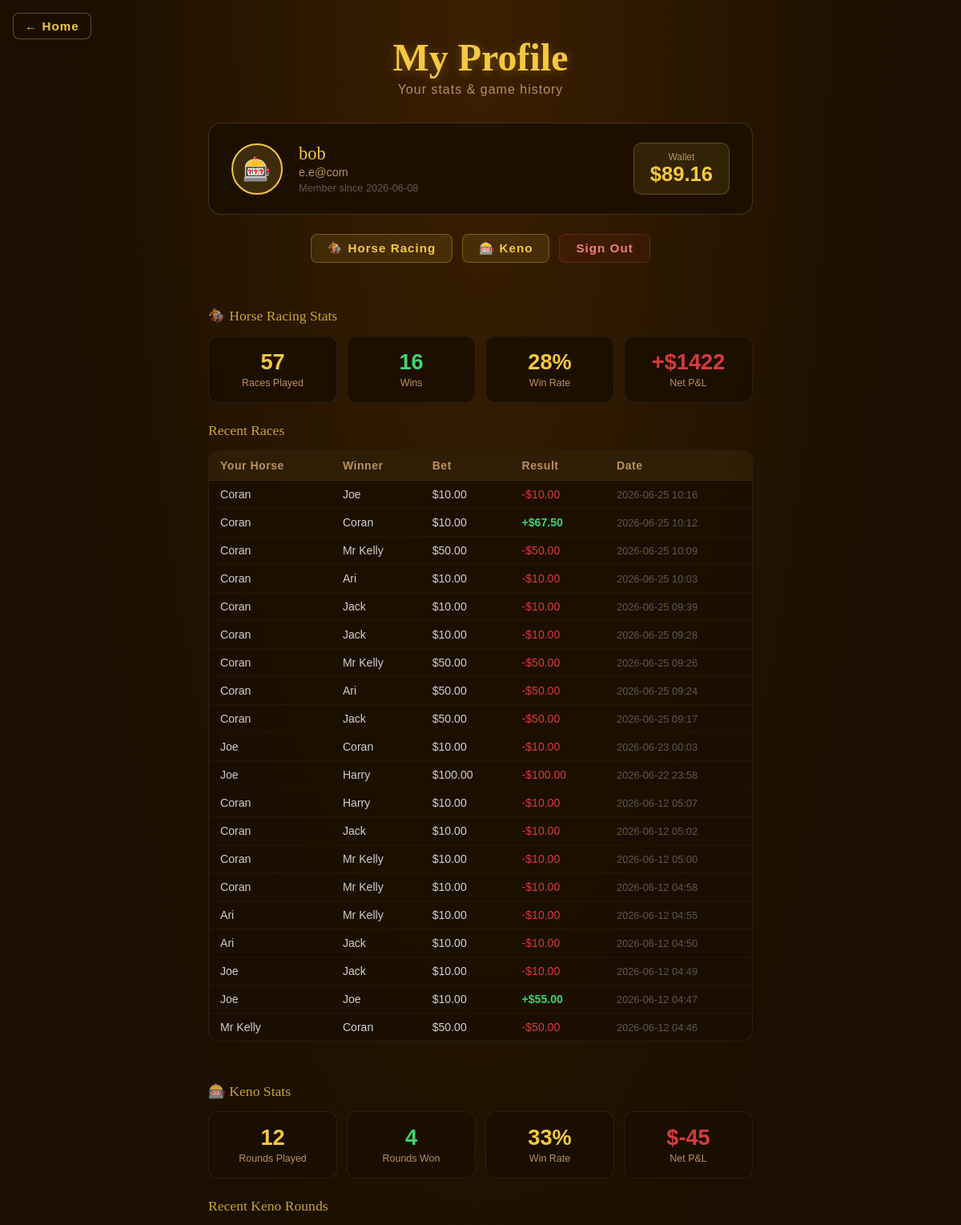
The page /profile (signed in, upper part) on the database as committed earlier.
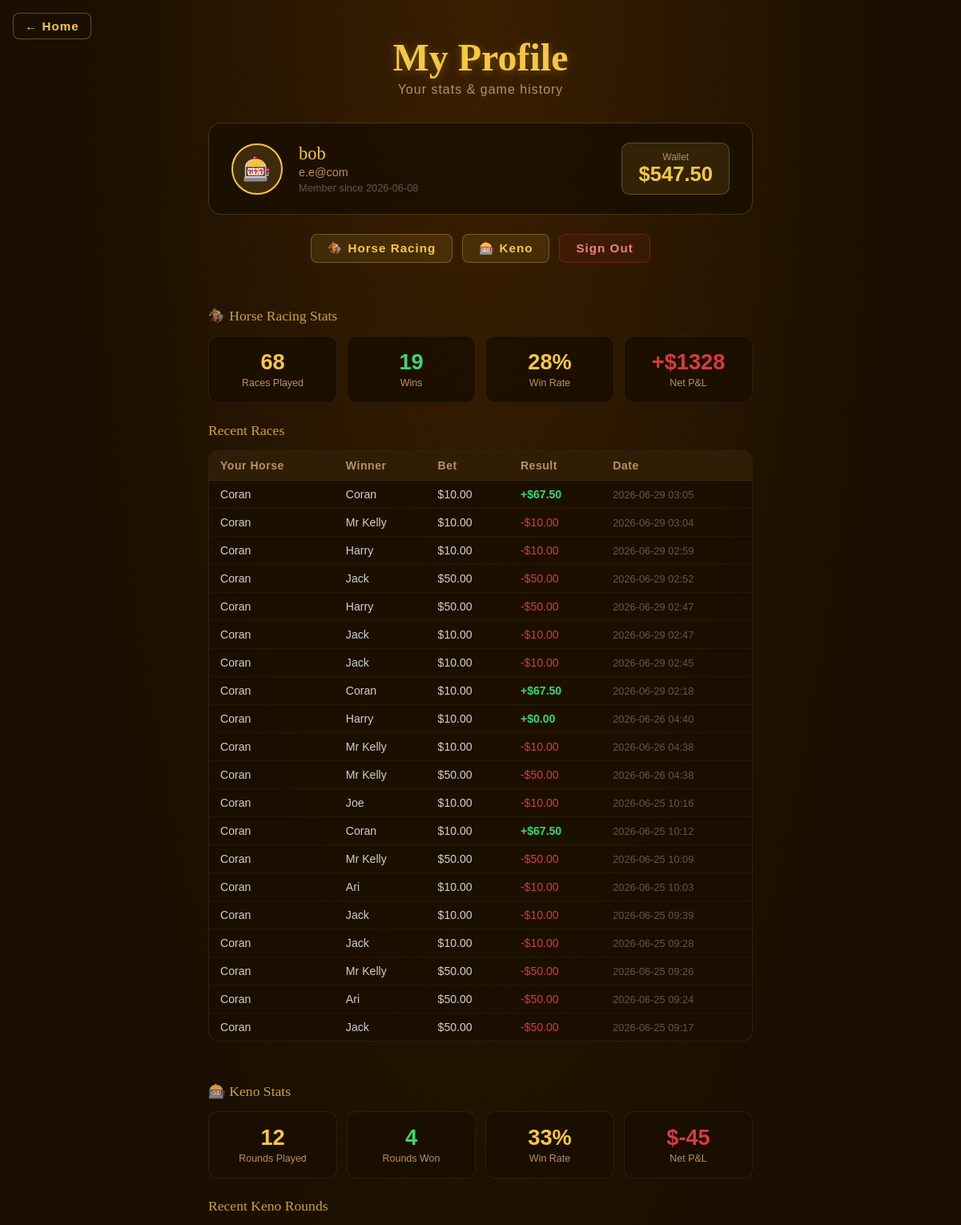
The same page on the database as committed later.
### tables this page shows
CREATE TABLE users (
            id            INTEGER PRIMARY KEY AUTOINCREMENT,
            username      TEXT    NOT NULL UNIQUE,
            email         TEXT    NOT NULL UNIQUE,
            password_hash TEXT    NOT NULL,
            wallet        REAL    NOT NULL DEFAULT 1000.0,
            total_wagered REAL    NOT NULL DEFAULT 0.0,
            total_won     REAL    NOT NULL DEFAULT 0.0,
            race_wins     INTEGER NOT NULL DEFAULT 0,
            race_plays    INTEGER NOT NULL DEFAULT 0,
            keno_wins     INTEGER NOT NULL DEFAULT 0,
            keno_plays    INTEGER NOT NULL DEFAULT 0,
            win_streak    INTEGER NOT NULL DEFAULT 0,
            best_streak   INTEGER NOT NULL DEFAULT 0,
            created_at    TEXT    NOT NULL
        );

CREATE TABLE race_history (
            id            INTEGER PRIMARY KEY AUTOINCREMENT,
            user_id       INTEGER NOT NULL REFERENCES users(id),
            horse_id      INTEGER NOT NULL,
            horse_name    TEXT    NOT NULL,
            bet           REAL    NOT NULL,
            won           INTEGER NOT NULL,
            payout        REAL    NOT NULL,
            winner_name   TEXT    NOT NULL,
            winner_place  INTEGER NOT NULL DEFAULT 1,
            mode          TEXT    NOT NULL DEFAULT 'classic',
            weather       TEXT,
            powers_used   TEXT,
            power_cost    REAL    NOT NULL DEFAULT 0,
            place_finished INTEGER NOT NULL DEFAULT 6,
            played_at     TEXT    NOT NULL
        );

### app.py (the view)
@app.route('/profile')
@login_required
def profile():
    user  = current_user()
    db    = get_db()
    races = db.execute(
        'SELECT * FROM race_history WHERE user_id=? ORDER BY played_at DESC LIMIT 20',
        (user['id'],)
    ).fetchall()
    kenos = db.execute(
        'SELECT * FROM keno_history WHERE user_id=? ORDER BY played_at DESC LIMIT 20',
        (user['id'],)
    ).fetchall()
    race_stats = db.execute(
        '''SELECT COUNT(*) as total, SUM(won) as wins,
                  SUM(bet) as wagered, SUM(payout) as returned
           FROM race_history WHERE user_id=?''',
        (user['id'],)
    ).fetchone()
    keno_stats = db.execute(
        '''SELECT COUNT(*) as total, SUM(won) as wins,
                  SUM(bet) as wagered, SUM(payout) as returned
           FROM keno_history WHERE user_id=?''',
        (user['id'],)
    ).fetchone()
    user_achievements = db.execute(
        'SELECT code, unlocked_at FROM achievements WHERE user_id=? ORDER BY unlocked_at DESC',
        (user['id'],)
    ).fetchall()
    enriched_achievements = [
        {**ACHIEVEMENT_DEFS.get(row['code'], {'name': row['code'], 'desc': '', 'xp': 0}),
         'code': row['code'], 'unlocked_at': row['unlocked_at']}
        for row in user_achievements
    ]
    today_challenges = db.execute(
        'SELECT key, progress, completed FROM daily_challenges WHERE user_id=? AND date=?',
        (user['id'], today_str())
    ).fetchall()
    return render_template(
        'Profile.html',
        user=user,
        races=races,
        kenos=kenos,
        race_stats=race_stats,
        keno_stats=keno_stats,
        achievements=enriched_achievements,
        daily_challenges=today_challenges,
        challenge_defs=DAILY_CHALLENGE_DEFS,
    )

### app.py (called while the page is built)
def get_db():
    if 'db' not in g:
        g.db = sqlite3.connect(DATABASE)
        g.db.row_factory = sqlite3.Row
    return g.db

def login_required(f):
    @wraps(f)
    def decorated(*args, **kwargs):
        if 'user_id' not in session:
            return redirect(url_for('login'))
        return f(*args, **kwargs)
    return decorated

def current_user():
    if 'user_id' not in session:
        return None
    return get_db().execute('SELECT * FROM users WHERE id=?', (session['user_id'],)).fetchone()

def today_str():
    return datetime.now(timezone.utc).strftime('%Y-%m-%d')

### Templates/Profile.html (shortened to what this page needs)
<!DOCTYPE html>
<html lang="en">
<head>
</head>
<body>
<a href="/" class="back-home">&#8592; Home</a>
<h1>My Profile</h1>
<p class="subtitle">Your stats &amp; game history</p>
<div class="account-card">
  <div class="avatar">🎰</div>
  <div class="account-info">
    <div class="name">{{ user['username'] }}</div>
    <div class="email">{{ user['email'] }}</div>
    <div class="since">Member since {{ user['created_at'][:10] }}</div>
  </div>
  <div class="wallet-big">
    <span class="wlabel">Wallet</span>
    ${{ "%.2f"|format(user['wallet']) }}
  </div>
</div>
<div class="nav-row">
  <a href="/race"   class="nav-btn">🏇 Horse Racing</a>
  <a href="/keno"   class="nav-btn">🎰 Keno</a>
  <a href="/logout" class="nav-btn logout">Sign Out</a>
</div>
<div class="section-title">🏇 Horse Racing Stats</div>
<div class="stats-grid">
  <div class="stat-card gold">
    <span class="sv">{{ race_stats['total'] or 0 }}</span>
    <span class="sl">Races Played</span>
  </div>
  <div class="stat-card green">
    <span class="sv">{{ race_stats['wins'] or 0 }}</span>
    <span class="sl">Wins</span>
  </div>
  <div class="stat-card gold">
    {% set win_rate = ((race_stats['wins'] or 0) / (race_stats['total'] or 1) * 100) %}
    <span class="sv">{{ "%.0f"|format(win_rate) }}%</span>
    <span class="sl">Win Rate</span>
  </div>
  <div class="stat-card red">
    {% set net = ((race_stats['returned'] or 0) - (race_stats['wagered'] or 0)) %}
    <span class="sv {% if net >= 0 %}green{% endif %}">
      {% if net >= 0 %}+{% endif %}${{ "%.0f"|format(net) }}
    </span>
    <span class="sl">Net P&amp;L</span>
  </div>
</div>
<div class="section-title" style="margin-top:20px;">Recent Races</div>
<div class="history-wrap">
  {% if races %}
  <table>
    <thead>
      <tr>
        <th>Your Horse</th>
        <th>Winner</th>
        <th>Bet</th>
        <th>Result</th>
        <th>Date</th>
      </tr>
    </thead>
    <tbody>
      {% for r in races %}
      <tr>
        <td>{{ r['horse_name'] }}</td>
        <td>{{ r['winner_name'] }}</td>
        <td>${{ "%.2f"|format(r['bet']) }}</td>
        <td>
          {% if r['won'] %}
            <span class="badge-win">+${{ "%.2f"|format(r['payout']) }}</span>
          {% else %}
            <span class="badge-lose">-${{ "%.2f"|format(r['bet']) }}</span>
          {% endif %}
        </td>
        <td style="color:rgba(255,255,255,0.3);font-size:0.8rem;">{{ r['played_at'][:16] }}</td>
      </tr>
      {% endfor %}
    </tbody>
  </table>
  {% else %}
  <div class="empty-state">No races yet — <a href="/race" style="color:var(--accent);">place your first bet!</a></div>
  {% endif %}
</div>
<div class="section-title">🎰 Keno Stats</div>
<div class="stats-grid">
  <div class="stat-card gold">
    <span class="sv">{{ keno_stats['total'] or 0 }}</span>
    <span class="sl">Rounds Played</span>
  </div>
  <div class="stat-card green">
    <span class="sv">{{ keno_stats['wins'] or 0 }}</span>
    <span class="sl">Rounds Won</span>
  </div>
  <div class="stat-card gold">
    {% set kwin_rate = ((keno_stats['wins'] or 0) / (keno_stats['total'] or 1) * 100) %}
    <span class="sv">{{ "%.0f"|format(kwin_rate) }}%</span>
    <span class="sl">Win Rate</span>
  </div>
  <div class="stat-card red">
    {% set knet = ((keno_stats['returned'] or 0) - (keno_stats['wagered'] or 0)) %}
    <span class="sv {% if knet >= 0 %}green{% endif %}">
      {% if knet >= 0 %}+{% endif %}${{ "%.0f"|format(knet) }}
    </span>
    <span class="sl">Net P&amp;L</span>
  </div>
</div>
<div class="section-title" style="margin-top:20px;">Recent Keno Rounds</div>
</body>
</html>

Rows that differ between the two databases and show on the page:
no longer on this page (row unchanged): race_history: horse_name "Joe", winner_name "Coran", bet "10.00", played_at "2026-06-23 00:03"
no longer on this page (row unchanged): race_history: horse_name "Joe", winner_name "Harry", bet "100.00", played_at "2026-06-22 23:58"
no longer on this page (row unchanged): race_history: horse_name "Coran", winner_name "Harry", bet "10.00", played_at "2026-06-12 05:07"
no longer on this page (row unchanged): race_history: horse_name "Coran", winner_name "Jack", bet "10.00", played_at "2026-06-12 05:02"
no longer on this page (row unchanged): race_history: horse_name "Coran", winner_name "Mr Kelly", bet "10.00", played_at "2026-06-12 05:00"
no longer on this page (row unchanged): race_history: horse_name "Coran", winner_name "Mr Kelly", bet "10.00", played_at "2026-06-12 04:58"
no longer on this page (row unchanged): race_history: horse_name "Ari", winner_name "Mr Kelly", bet "10.00", played_at "2026-06-12 04:55"
no longer on this page (row unchanged): race_history: horse_name "Ari", winner_name "Jack", bet "10.00", played_at "2026-06-12 04:50"
no longer on this page (row unchanged): race_history: horse_name "Joe", winner_name "Jack", bet "10.00", played_at "2026-06-12 04:49"
no longer on this page (row unchanged): race_history: horse_name "Joe", winner_name "Joe", bet "10.00", payout "55.00", played_at "2026-06-12 04:47"
no longer on this page (row unchanged): race_history: horse_name "Mr Kelly", winner_name "Coran", bet "50.00", played_at "2026-06-12 04:46"
changed users "bob": wallet "89.16" → "547.50"
added race_history: horse_name "Coran", winner_name "Coran", bet "10.00", payout "67.50", played_at "2026-06-29 03:05"
added race_history: horse_name "Coran", winner_name "Mr Kelly", bet "10.00", played_at "2026-06-29 03:04"
added race_history: horse_name "Coran", winner_name "Harry", bet "10.00", played_at "2026-06-29 02:59"
added race_history: horse_name "Coran", winner_name "Jack", bet "50.00", played_at "2026-06-29 02:52"
added race_history: horse_name "Coran", winner_name "Harry", bet "50.00", played_at "2026-06-29 02:47"
added race_history: horse_name "Coran", winner_name "Jack", bet "10.00", played_at "2026-06-29 02:47"
added race_history: horse_name "Coran", winner_name "Jack", bet "10.00", played_at "2026-06-29 02:45"
added race_history: horse_name "Coran", winner_name "Coran", bet "10.00", payout "67.50", played_at "2026-06-29 02:18"
added race_history: horse_name "Coran", winner_name "Harry", bet "10.00", payout "0.00", played_at "2026-06-26 04:40"
added race_history: horse_name "Coran", winner_name "Mr Kelly", bet "10.00", played_at "2026-06-26 04:38"
added race_history: horse_name "Coran", winner_name "Mr Kelly", bet "50.00", played_at "2026-06-26 04:38"
Other text that changed with them:
{{ race_stats['total'] or 0 }}: "57" → "68"
{{ race_stats['wins'] or 0 }}: "16" → "19"
{{ "%.0f"|format(net) }}: "1422" → "1328"
